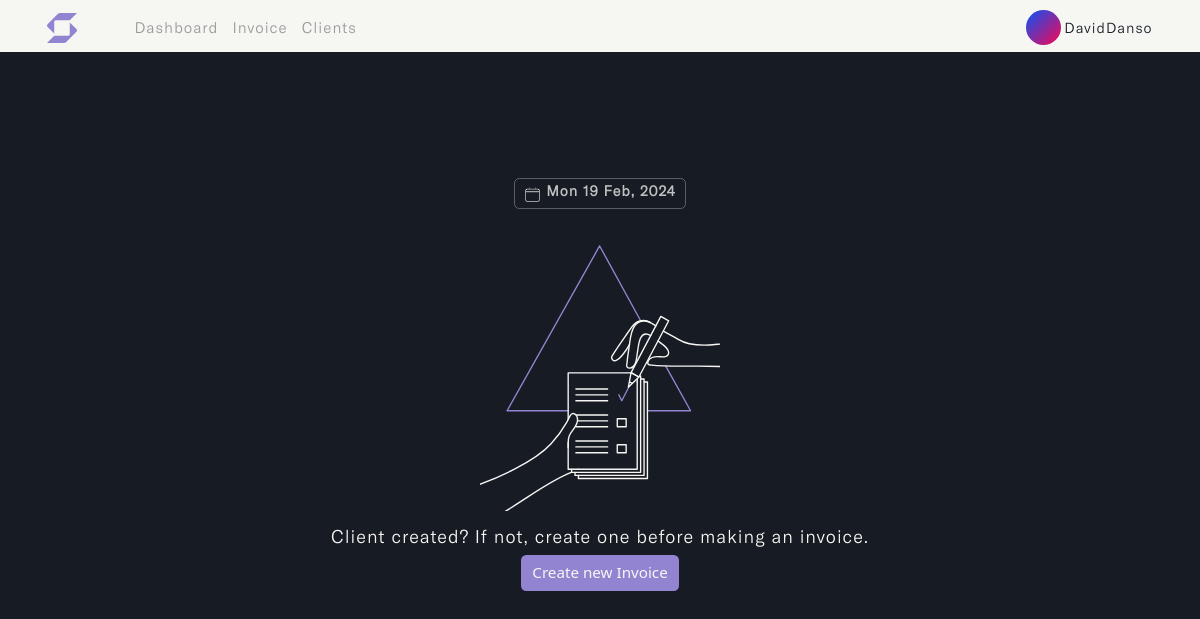
/invoice (signed in), run on an earlier commit of the app's database.
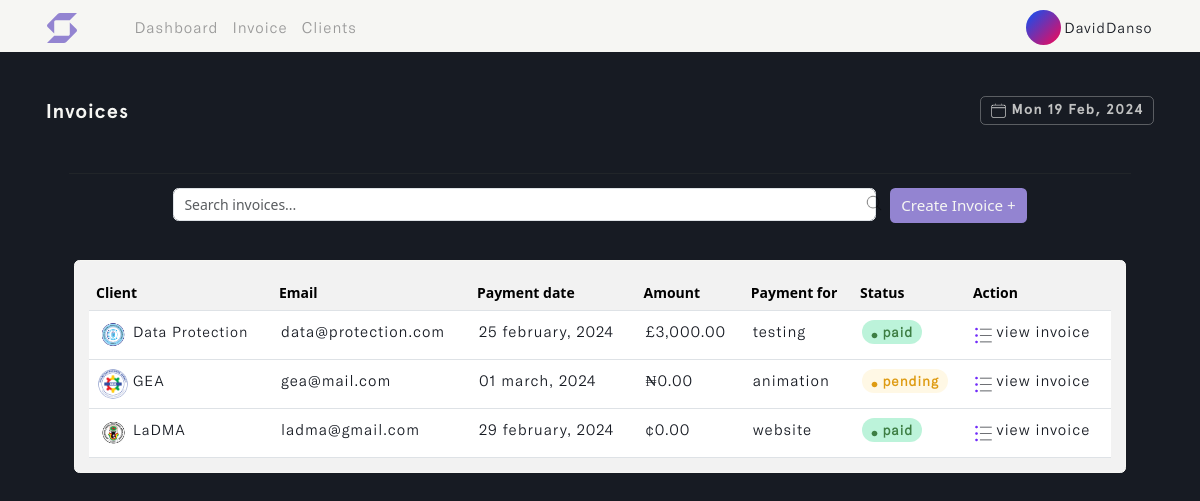
And on a later commit of the database.
### user/models.py (models this page shows)
class Profile(models.Model):
    user = models.OneToOneField(User, on_delete=models.CASCADE, blank=True, null=True)
    name = models.CharField(max_length=255, unique=True)
    username = models.CharField(max_length=255, unique=True)
    email = models.EmailField(max_length=255, unique=True)
    updated_time_stamp = models.DateTimeField(auto_now=True)
    created_time_stamp = models.DateTimeField(auto_now_add=True)
    id = models.UUIDField(default=uuid.uuid4, primary_key=True, unique=True, editable=False)
    def __str__(self):
        return self.name

### invoice/models.py (models this page shows, shortened)
class Invoice(models.Model):
    STATUS = (
        ('Pending', 'Pending'),
        ('Paid', 'Paid')
    )
    CURRENCY = (
        ('USD 🇺🇸', 'USD 🇺🇸'),
        ('GHS 🇬🇭', 'GHS 🇬🇭'),
        ('GBP 🇬🇧', 'GBP 🇬🇧'),
        ('EUR 🇪🇺', 'EUR 🇪🇺'),
        ('NGN 🇳🇬', 'NGN 🇳🇬'),
    )
    account_owner = models.ForeignKey(Profile, on_delete=models.CASCADE)
    project_name = models.CharField(max_length=255)
    project_duration = models.CharField(max_length=50)
    client_name = models.ForeignKey(Client, on_delete=models.CASCADE, to_field='name', related_name='invoice',
                                    help_text='Select a client for this entry.')
    invoice_status = models.CharField(max_length=200, choices=STATUS)
    payment_date = models.DateField(max_length=200, null=True)
    currency = models.CharField(max_length=200, choices=CURRENCY)
    invoice_image = models.ImageField(null=True, blank=True, upload_to='invoice_image/', default='invoice.png')
    client_note = models.TextField(max_length=100000, null=True, blank=True)
    total = models.IntegerField(default=0, null=True, blank=True)
    paid_date = models.DateField(null=True, blank=True)
    updated_time_stamp = models.DateTimeField(auto_now=True)
    created_time_stamp = models.DateTimeField(auto_now_add=True)
    id = models.UUIDField(default=uuid.uuid4, primary_key=True, unique=True, editable=False)
    class Meta:
        ordering = ['-updated_time_stamp']

class Client(models.Model):
    account_owner = models.ForeignKey(Profile, on_delete=models.CASCADE)
    name = models.CharField(max_length=50, unique=True)
    address = models.CharField(max_length=255, default='...')
    country = models.CharField(max_length=50)
    email = models.EmailField(max_length=100, unique=True, default='...')
    phone_number = models.IntegerField(null=True, blank=True, default='(xxx)xxx-xxxx')
    city_state = models.CharField(max_length=50)
    postal_code = models.CharField(max_length=30, default='...')
    client_avatar = models.ImageField(null=True, blank=True, upload_to='client_avatar/', default='emil-kowalski.png')
    updated_time_stamp = models.DateTimeField(auto_now=True)
    created_time_stamp = models.DateTimeField(auto_now_add=True)
    id = models.UUIDField(default=uuid.uuid4, primary_key=True, unique=True, editable=False)
    @property
    def imageURL(self):
        try:
            url = self.client_avatar.url
        except:
            url = ''
        return url
    class Meta:
        ordering = ['-updated_time_stamp']
    def __str__(self):
        return self.name

### invoice/views.py (the view, shortened to what this page needs)
# urls.py: path('invoice', views.create_invoice, name='invoice'),
@login_required(login_url='login')
def create_invoice(request):
    profile = request.user.profile
    invoices = profile.invoice_set.all()
    custom_range, invoices = paginateInvoice(request, 5, invoices)
    for invoice in invoices:
        invoice.due = (invoice.payment_date - datetime.now().date()).days
    form = InvoiceCreationForm(request.user, request.POST, request.FILES if request.method == "POST" else None)
    context = {'form': form, 'invoices': invoices,
               'custom_range': custom_range}
    return render(request, 'invoice/invoice.html', context)

### invoice/templates/invoice/invoice.html (shortened to what this page needs)
{% load static %}
<!DOCTYPE html>
<html lang="en" class="js has-scroll-init has-scroll-smooth">
  <head>
    <link rel="stylesheet" href="{% static '/css/bootstrap.min.css' %}" />
    <link rel="stylesheet" href="{% static '/css/invoice.css' %}" />
  </head>
  <body
    id="pageTop"
    class="page-content"
    data-spy="scroll"
    data-target="#mainNav"
  >
    {% include 'invoice/nav.html' %}
    <main>
      <div data-scroll class="page page--layout-2" id="main">
        {% if invoices %}
        <div id="hero">
          <div class="container-fluid">
            <div class="hero-intro">
              <p>
                Invoices
                <span class="badge">
                  <img
                    src="{% static '/images/calendar.png' %}"
                    class="img-fluid calender-img"
                    alt="calender-img"
                  />
                  {% now "D d M, Y" %}
                </span>
              </p>
            </div>
          </div>
        </div>
        <div id="search">
          <div class="container-fluid">
            <div class="search-intro">
              <hr />
              <div class="row g-3 d-flex justify-content-center">
                <div class="col-md-8">
                  <img
                    src="{% static '/images/magnifying-glass.png' %}"
                    class="img-fluid search--img"
                    alt="search--img"
                  />
                  <input
                    type="text"
                    class="form-control live-search-box"
                    placeholder="Search invoices..."
                  />
                </div>
                <div class="col-auto">
                  <button
                    type="submit"
                    class="btn mb-3 invoice--btn"
                    data-bs-toggle="offcanvas"
                    data-bs-target="#offcanvasRight"
                    aria-controls="offcanvasRight"
                  >
                    Create Invoice +
                  </button>
                </div>
              </div>
            </div>
          </div>
        </div>
        {% include 'invoice/desktop-table.html' %}
        {% else %}
        <div id="no--invoices">
          <p>
            <span class="badge">
              <img
                src="{% static '/images/calendar.png' %}"
                class="img-fluid calender-img"
                alt="calender-img"
              />
              {% now "D d M, Y" %}
            </span>
          </p>
          <img
            src="{% static '/images/no-invoice.svg' %}"
            class="img-fluid no--invoice-img d-flex mx-auto"
            alt="no--invoice-img"
          />
          <p>Client created? If not, create one before making an invoice.</p>
          <center>
            <a
              href="#"
              class="btn"
              id="create--btn"
              data-bs-toggle="offcanvas"
              data-bs-target="#offcanvasRight"
              aria-controls="offcanvasRight"
            >
              Create new Invoice
            </a>
          </center>
        </div>
        {% endif %}
      </div>
    </main>
  </body>
</html>

### invoice/templates/invoice/nav.html (shortened to what this page needs)
{% load static %}
{% load active_link_tags %}
<nav class="navbar navbar-expand-lg fixed-top menu" id="mainNav">
  <div class="container">
    <a class="navbar-brand" href="{% url 'dashboard' %}">
      <img
        src="{% static '/images/swift_logo.svg' %}"
        class="img-fluid"
        id="logo"
        alt="logo"
      />
    </a>
    <div class="collapse navbar-collapse" id="navbarSupportedContent">
      <ul class="navbar-nav me-auto mb-2 mb-lg-0 left--links">
        <li class="nav-item">
          <a
            class="nav-link {% active_link 'dashboard' %}"
            href="{% url 'dashboard' %}"
            >Dashboard</a
          >
        </li>
        <li class="nav-item">
          <a
            class="nav-link {% active_link 'invoice' %}"
            href="{% url 'invoice' %}"
            >Invoice</a
          >
        </li>
        <li class="nav-item">
          <a
            class="nav-link {% active_link 'clients' %}"
            href="{% url 'clients' %}"
            >Clients</a
          >
        </li>
      </ul>
      <ul class="navbar-nav mb-2 mb-lg-0" id="rightNav">
        <li class="nav-item dropdown">
          <a class="nav-link" href="{% url 'profile' %}">
            <img
              id="profile_img"
              src="{% static '/images/user-avatar.svg' %}"
              class="img-fluid rounded-circle"
              alt="logo"
            />
            <small>{{request.user.profile}}</small>
          </a>
        </li>
      </ul>
    </div>
  </div>
</nav>

### templates/toast.html (shortened to what this page needs)
{% load static %}

### invoice/templates/invoice/desktop-table.html (shortened to what this page needs)
{% load static %}
{% load humanize %}
<div id="desktop-table" class="live-search-list">
  <div class="container">
    <div class="desktop-table-intro">
      <div class="card">
        <div class="card-body">
          <table class="table table-hover" id="invoice_table">
            <thead>
              <tr>
                <th scope="col">Client</th>
                <th scope="col">Email</th>
                <th scope="col">Payment date</th>
                <th scope="col">Amount</th>
                <th scope="col">Payment for</th>
                <th scope="col">Status</th>
                <th scope="col">Action</th>
              </tr>
            </thead>
            <tbody>
              {% for invoice in invoices %}
              <tr id="search_invoice">
                <td id="client_name">
                  <img
                    src="{{invoice.client_name.imageURL}}"
                    class="img-fluid rounded-circle"
                    id="avatar-img"
                    alt="avatar-img"
                  />
                  {{invoice.client_name}}
                </td>
                <td>{{invoice.client_name.email | truncatechars:25}}</td>
                <td>{{invoice.payment_date|date:"d F, Y"}}</td>
                <td>
                  {% if invoice.currency == "GHS 🇬🇭" %}
                  ¢{{ invoice.total|floatformat:2|intcomma }}
                  {% elif invoice.currency == "USD 🇺🇸" %}
                  ${{ invoice.total|floatformat:2|intcomma }}
                  {% elif invoice.currency == "GBP 🇬🇧" %}
                  £{{ invoice.total|floatformat:2|intcomma }}
                  {% elif invoice.currency == "EUR 🇪🇺" %}
                  €{{ invoice.total|floatformat:2|intcomma }}
                  {% elif invoice.currency == "NGN 🇳🇬" %}
                  ₦{{ invoice.total|floatformat:2|intcomma }}
                  {% endif %}
                </td>
                <td>{{invoice.project_name | truncatechars:17}}</td>
                {% if invoice.due <= 3 and invoice.invoice_status != 'Paid' %}
                <td id="due_date">
                  <span class="badge">overdue close</span>
                </td>
                {% else %}
                {% if invoice.invoice_status == 'Pending' %}
                <td id="unpaid_status">
                  <span class="badge">
                    <img
                      src="{% static '/images/pending.svg' %}"
                      class="img-fluid"
                      id="clock-img"
                      alt="clock-img"
                    />
                    {{invoice.invoice_status}}
                  </span>
                </td>
                {% else %}
                <td id="paid_status">
                  <span class="badge">
                    <img
                      src="{% static '/images/paid.svg' %}"
                      class="img-fluid"
                      id="clock-img"
                      alt="clock-img"
                    />
                    {{invoice.invoice_status}}
                  </span>
                </td>
                {% endif %}
                {% endif %}
                <td>
                  <a href="{% url 'invoice-details' invoice.id %}">
                    <img
                      src="{% static '/images/list.png' %}"
                      class="img-fluid"
                      id="open_invoice-link"
                      alt="open_invoice-link"
                    />
                    view Invoice
                  </a>
                </td>
              </tr>
              {% endfor %}
            </tbody>
          </table>
        </div>
      </div>
    </div>
  </div>
</div>

### invoice/templates/invoice/page-paginator.html (shortened to what this page needs)
{% load static %}

### invoice/templates/invoice/mobile-table.html (shortened to what this page needs)
{% load static %}
{% load humanize %}

### invoice/templates/invoice/add-invoice-modal.html (shortened to what this page needs)
{% load static %}
{% load humanize %}

What changed in the data, as far as the page shows it:
added Invoice: client_name.imageURL (picture), client_name "Data Protection", client_name.email "data@protection.com", payment_date "25 february, 2024", total "3,000.00", project_name "testing", invoice_status "paid"
added Invoice: client_name.imageURL (picture), client_name "GEA", client_name.email "gea@mail.com", payment_date "01 march, 2024", total "0.00", project_name "animation", invoice_status "pending"
added Invoice: client_name.imageURL (picture), client_name "LaDMA", client_name.email "ladma@gmail.com", payment_date "29 february, 2024", total "0.00", project_name "website", invoice_status "paid"
Also different on the page:
text no longer shown: "Client created? If not, create one before making an invoice. Create new Invoice"
text now shown: "Invoices Create Invoice + Client Email Payment date Amount Payment for Status Action"
